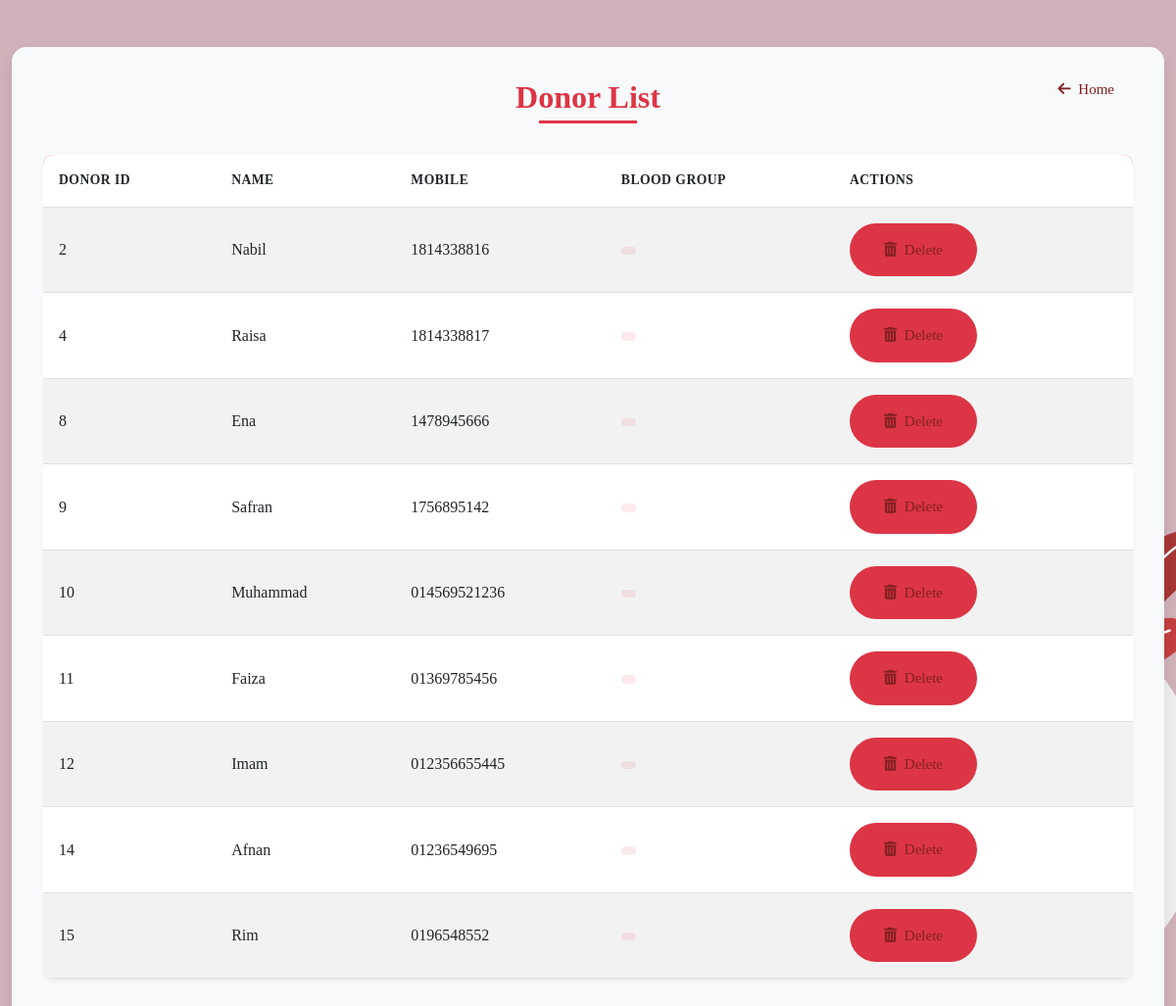
Screenshot of /view_donor/ (signed in) with the database file from the repository.
### home/models.py (models this page shows, shortened)
class Donor(models.Model):
    name = models.CharField(max_length=100)
    age = models.PositiveIntegerField(default=0)
    division = models.CharField(max_length=100, default='Chattogram')
    address = models.CharField(max_length=255, default="Unknown")
    height = models.FloatField(default=0.0)
    weight = models.PositiveIntegerField(default=0)
    blood_group = models.CharField(max_length=5, default='A+')
    rh_factor = models.CharField(max_length=2, choices=[('+', 'Positive'), ('-', 'Negative')], default='+')
    hb_level = models.FloatField(default=0.0)
    medical_issue = models.CharField(max_length=255, blank=True, default='')
    mobile = models.CharField(max_length=15, unique=True)

### home/views.py (the view)
# urls.py: path('view_donor/', view_donor, name='view_donor'),
def view_donor(request):
    if not request.user.is_staff:
        return redirect('login')
    don = Donor.objects.all()
    d = {"don": don}
    return render(request, 'view_donor.html', d)

### home/templates/view_donor.html (shortened to what this page needs)
{% extends 'base.html' %}
{% block content %}
<div class="container-fluid py-5">
  <div class="donor-container">
    <h2 class="donor-header">Donor List</h2>
    <a href="{% url 'home' %}" class="btn btn-outline-secondary go-home-btn">
      <i class="fas fa-arrow-left me-1"></i> Home
    </a>
    <div class="table-responsive">
      <table id="donorTable" class="table table-striped table-hover donor-table w-100">
        <thead>
          <tr>
            <th scope="col">Donor ID</th>
            <th scope="col">Name</th>
            <th scope="col">Mobile</th>
            <th scope="col">Blood Group</th>
            <th scope="col">Actions</th>
          </tr>
        </thead>
        <tbody>
          {% for i in don %}
          <tr>
            <td>{{ i.id }}</td>
            <td>{{ i.name }}</td>
            <td>{{ i.mobile }}</td>
            <td>
              <span class="badge bg-danger bg-opacity-10 text-danger">
              </span>
            </td>
            <td>
              <a href="{% url 'delete_donor' i.id %}"
                 onclick="return confirm('Are you sure you want to delete this donor?')"
                 class="btn btn-sm btn-danger delete-btn">
                 <i class="fas fa-trash-alt me-1"></i> Delete
              </a>
            </td>
          </tr>
          {% empty %}
          <tr>
            <td colspan="5" class="empty-message">
              No donors available at the moment.
            </td>
          </tr>
          {% endfor %}
        </tbody>
      </table>
    </div>
  </div>
</div>
{% endblock content %}

### home/templates/base.html (shortened to what this page needs)
{% load static %}
<!DOCTYPE html>
<html lang="en">
<head>
  <link href="https://cdn.jsdelivr.net/npm/bootstrap@5.3.0/dist/css/bootstrap.min.css" rel="stylesheet">
  <link rel="stylesheet" href="https://cdnjs.cloudflare.com/ajax/libs/font-awesome/6.7.2/css/all.min.css">
  <link href="https://cdn.jsdelivr.net/npm/remixicon@3.5.0/fonts/remixicon.css" rel="stylesheet">
  <link href="https://unpkg.com/boxicons@2.1.4/css/boxicons.min.css" rel="stylesheet">
  <link rel="stylesheet" href="https://unpkg.com/aos@next/dist/aos.css" />
  <link rel="stylesheet" href="https://cdn.datatables.net/2.3.2/css/dataTables.dataTables.css">
  <link rel="stylesheet" href="https://cdn.datatables.net/buttons/3.2.4/css/buttons.dataTables.css">
  <link rel="stylesheet" href="{% static 'css/main.css' %}">
</head>
<body>
  {% block content %}{% endblock content %}
</body>
</html>

### home/static/css/main.css (style rules this page uses)
:root { --primary-color: #cf91a2; --primary-color-dark: #7a3a4e; --secondary-color: #e8f1fa; --text-dark: #282d31; --text-light: #767268; --extra-light: #f3f4f6; --max-width: 1200px; --z-fixed: 1000; --container-color: #ffffff; --border-color: var(--primary-color); --title-color: var(--primary-color-dark); --text-color: var(--text-dark); }
* { margin: 0; padding: 0; box-sizing: border-box; text-decoration: none; list-style: none; }
body { background-image: url('../Health professional team-amico.png'); font-family: 'Times New Roman', Times, serif; background-color: #d1b2ba; background-repeat: no-repeat; background-size: 105%; }
.btn { display: inline-block; padding: 16px 35px; color: rgb(131, 33, 33); font-size: 15px; border-radius: 50px; border: 2px solid var(--black-color); margin-right: 20px; transition: all .5s ease; }

### home/templates/view_donor.html (style rules this page uses)
.donor-container { background-color: #f8f9fa; padding: 2rem; border-radius: 15px; box-shadow: 0 0.5rem 1rem rgba(0, 0, 0, 0.1); position: relative; }
.donor-header { color: #dc3545; font-weight: 700; margin-bottom: 2rem; text-align: center; position: relative; padding-bottom: 0.5rem; }
.donor-header:after { content: ''; position: absolute; bottom: 0; left: 50%; transform: translateX(-50%); width: 100px; height: 3px; background: #dc3545; }
.go-home-btn { position: absolute; top: 0; right: 0; margin: 1rem; }
.donor-table { background-color: white; border-radius: 10px; overflow: hidden; box-shadow: 0 0.125rem 0.25rem rgba(0, 0, 0, 0.075); }
.donor-table thead { background-color: #dc3545; color: white; }
.donor-table th { padding: 1rem; font-weight: 600; text-transform: uppercase; font-size: 0.85rem; letter-spacing: 0.5px; }
.donor-table td { padding: 1rem; vertical-align: middle; }
.delete-btn { transition: all 0.3s ease; }

### rows the page displays
Donor: id "2", name "Nabil", mobile "1814338816"
Donor: id "4", name "Raisa", mobile "1814338817"
Donor: id "8", name "Ena", mobile "1478945666"
Donor: id "9", name "Safran", mobile "1756895142"
Donor: id "10", name "Muhammad", mobile "014569521236"
Donor: id "11", name "Faiza", mobile "01369785456"
Donor: id "12", name "Imam", mobile "012356655445"
Donor: id "14", name "Afnan", mobile "01236549695"
Donor: id "15", name "Rim", mobile "0196548552"
